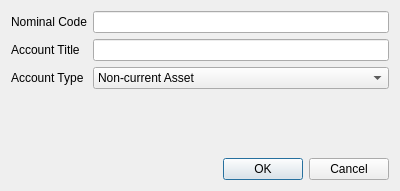
<?xml version="1.0" encoding="UTF-8"?>
<ui version="4.0">
 <class>EditAccountDialog</class>
 <widget class="QDialog" name="EditAccountDialog">
  <property name="geometry">
   <rect>
    <x>0</x>
    <y>0</y>
    <width>400</width>
    <height>191</height>
   </rect>
  </property>
  <property name="windowTitle">
   <string>Edit Account</string>
  </property>
  <layout class="QFormLayout" name="formLayout">
   <item row="4" column="1">
    <widget class="QDialogButtonBox" name="buttonBox">
     <property name="orientation">
      <enum>Qt::Orientation::Horizontal</enum>
     </property>
     <property name="standardButtons">
      <set>QDialogButtonBox::StandardButton::Cancel|QDialogButtonBox::StandardButton::Ok</set>
     </property>
    </widget>
   </item>
   <item row="0" column="0">
    <widget class="QLabel" name="nominalLabel">
     <property name="text">
      <string>Nominal Code</string>
     </property>
    </widget>
   </item>
   <item row="1" column="0">
    <widget class="QLabel" name="titleLabel">
     <property name="text">
      <string>Account Title</string>
     </property>
    </widget>
   </item>
   <item row="2" column="0">
    <widget class="QLabel" name="typeLabel">
     <property name="text">
      <string>Account Type</string>
     </property>
    </widget>
   </item>
   <item row="2" column="1">
    <widget class="QComboBox" name="typeComboBox">
     <property name="sizePolicy">
      <sizepolicy hsizetype="Expanding" vsizetype="Fixed">
       <horstretch>0</horstretch>
       <verstretch>0</verstretch>
      </sizepolicy>
     </property>
     <item>
      <property name="text">
       <string>Non-current Asset</string>
      </property>
     </item>
     <item>
      <property name="text">
       <string>Current Asset</string>
      </property>
     </item>
     <item>
      <property name="text">
       <string>Non-current Liability</string>
      </property>
     </item>
     <item>
      <property name="text">
       <string>Current Liability</string>
      </property>
     </item>
     <item>
      <property name="text">
       <string>Equity</string>
      </property>
     </item>
     <item>
      <property name="text">
       <string>Income</string>
      </property>
     </item>
     <item>
      <property name="text">
       <string>Expense</string>
      </property>
     </item>
    </widget>
   </item>
   <item row="0" column="1">
    <widget class="QLineEdit" name="nominalLineEdit"/>
   </item>
   <item row="1" column="1">
    <widget class="QLineEdit" name="titleLineEdit"/>
   </item>
   <item row="3" column="1">
    <spacer name="verticalSpacer">
     <property name="orientation">
      <enum>Qt::Orientation::Vertical</enum>
     </property>
     <property name="sizeHint" stdset="0">
      <size>
       <width>20</width>
       <height>40</height>
      </size>
     </property>
    </spacer>
   </item>
  </layout>
 </widget>
 <resources/>
 <connections>
  <connection>
   <sender>buttonBox</sender>
   <signal>accepted()</signal>
   <receiver>EditAccountDialog</receiver>
   <slot>accept()</slot>
   <hints>
    <hint type="sourcelabel">
     <x>248</x>
     <y>254</y>
    </hint>
    <hint type="destinationlabel">
     <x>157</x>
     <y>274</y>
    </hint>
   </hints>
  </connection>
  <connection>
   <sender>buttonBox</sender>
   <signal>rejected()</signal>
   <receiver>EditAccountDialog</receiver>
   <slot>reject()</slot>
   <hints>
    <hint type="sourcelabel">
     <x>316</x>
     <y>260</y>
    </hint>
    <hint type="destinationlabel">
     <x>286</x>
     <y>274</y>
    </hint>
   </hints>
  </connection>
 </connections>
</ui>
